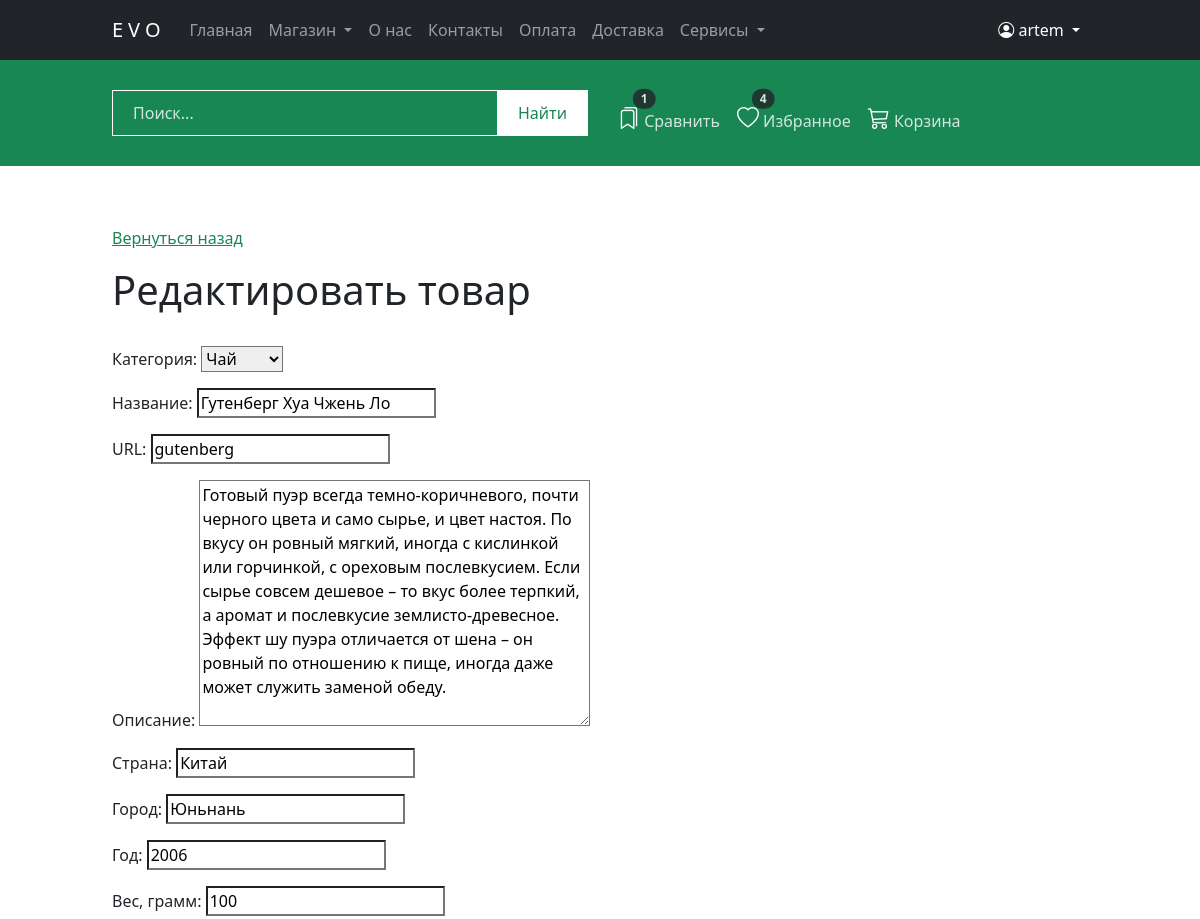
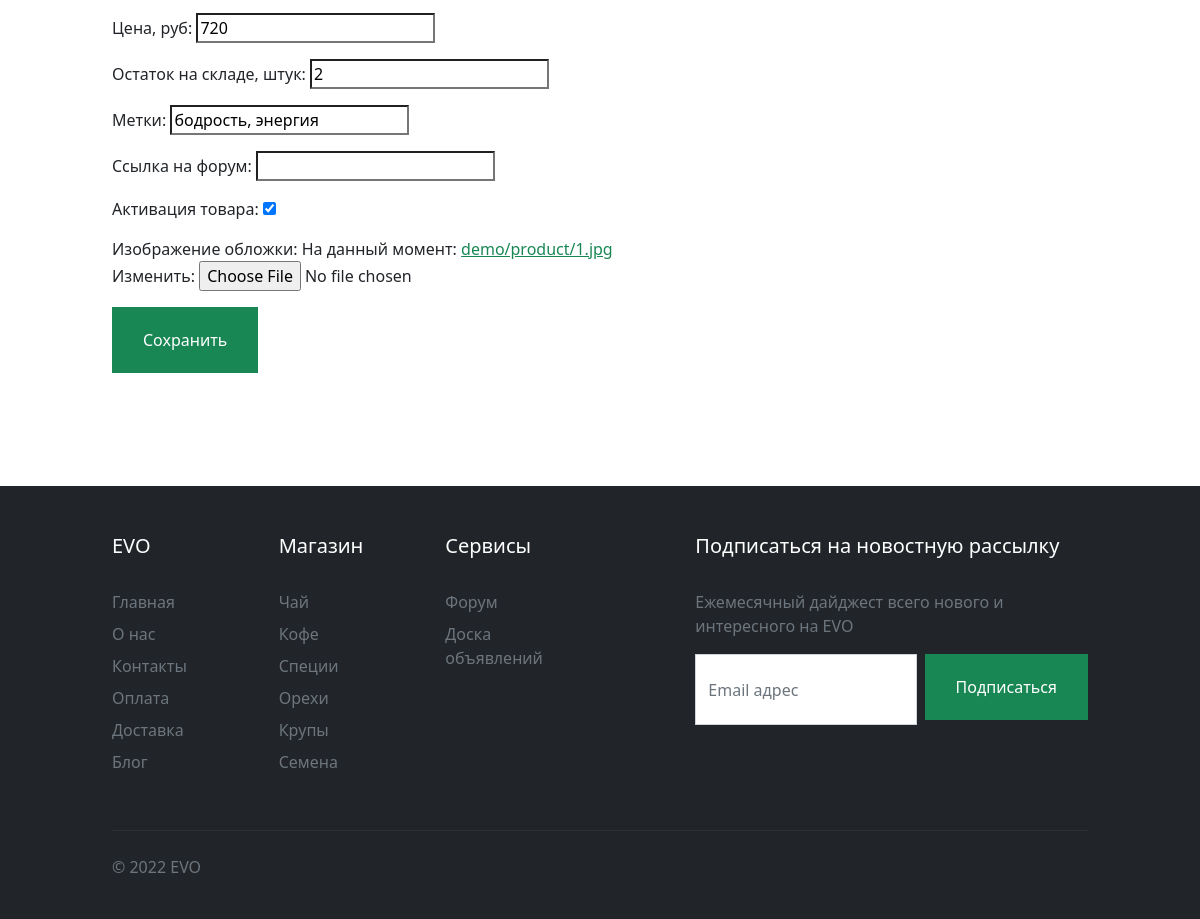
The page /catalog/product/gutenberg/edit_product/ (signed in) on the database its author committed (2 pictures, top to bottom).
### apps/core/models.py (models this page shows, shortened)
class Product(models.Model):
    class Meta:
        verbose_name = 'Товар'
        verbose_name_plural = 'Товары'
        index_together = (('id', 'slug'),)
        ordering = ('-created',)
    category = models.ForeignKey(Category, on_delete=models.CASCADE, related_name='products', verbose_name='Категория')
    name = models.CharField(max_length=50, db_index=True, verbose_name='Название')
    slug = models.SlugField(max_length=200, db_index=True, verbose_name="URL")
    desc = models.TextField(verbose_name='Описание')
    country = models.CharField(max_length=50, blank=True, null=True, default=None, verbose_name='Страна')
    town = models.CharField(max_length=50, blank=True, null=True, default=None, verbose_name='Город')
    year = models.CharField(max_length=50, blank=True, null=True, default=None, verbose_name='Год')
    volume = models.IntegerField(verbose_name='Вес, грамм')
    price = models.DecimalField(max_digits=10, decimal_places=0, verbose_name='Цена, руб')
    stock = models.PositiveIntegerField(verbose_name='Остаток на складе, штук')
    tag = models.CharField(max_length=100, blank=True, null=True, default=None, verbose_name='Метки')
    talk_forum = models.URLField(blank=True, null=True, default=None, verbose_name='Ссылка на форум')
    is_active = models.BooleanField(default=True, verbose_name="Активация товара")
    image = models.ImageField(upload_to='product/', verbose_name='Изображение обложки')
    created = models.DateTimeField(auto_now_add=True, verbose_name='Дата создания')
    updated = models.DateTimeField(auto_now=True, verbose_name='Дата изменения')

class Category(models.Model):
    class Meta:
        verbose_name = 'Категория'
        verbose_name_plural = 'Категории'
    name = models.CharField(max_length=20, db_index=True, verbose_name='Категория')
    slug = models.SlugField(max_length=200, db_index=True, unique=True, verbose_name="URL")
    is_active = models.BooleanField(default=True, verbose_name="Активация категории")
    created = models.DateTimeField(auto_now_add=True, auto_now=False, verbose_name='Дата создания')
    updated = models.DateTimeField(auto_now_add=False, auto_now=True, verbose_name='Дата изменения')
    image = models.ImageField(upload_to='category/', verbose_name='Изображение категории')
    url = models.CharField(max_length=30, blank=True, null=True, default=None, verbose_name='Ссылка на Категорию')
    def __str__(self):
        return self.name

### apps/core/views.py (the view, shortened to what this page needs)
# urls.py: path('catalog/product/<slug:slug>/edit_product/', views.EditProductView.as_view(), name='edit_product'),
class EditProductView(SuccessMessageMixin, LoginRequiredMixin, UpdateView):
    model = Product
    template_name = 'core/edit_product.html'
    form_class = ProductForm
    success_url = reverse_lazy('edit_product')
    success_message = 'Товар обновлён'

### apps/core/forms.py
class ProductForm(forms.ModelForm):
    class Meta:
        model = Product
        fields = '__all__'
        widgets = {
            'description': forms.Textarea(attrs={'class': 'form-control'}),
        }

### apps/cart/cart.py (called while the page is built)
    def __len__(self):
        return sum(item['quantity'] for item in self.cart.values())

### apps/cart/context_processors.py (called while the page is built)
def cart(request):
    return {'cart': Cart(request)}

### apps/templates/core/edit_product.html (shortened to what this page needs)
{% extends 'layouts/base.html' %}
{% load  static %}
{% block content %}
    <section id="prod" class="paddingTopBottom">
        <div class="container">
            <div class="row">
                <div class="col">
                    <p><a href="{% url 'product' product.slug %}">Вернуться назад</a></p>
                    <h1>Редактировать товар</h1>
                    <form action="" method="POST" enctype="multipart/form-data">
                        {{ form.as_p }}
                        <button type="submit" class="btn btn-success btnS">Сохранить</button>
                    </form>
                </div>
            </div>
        </div>
    </section>
{% endblock %}

### apps/templates/includes/navigation.html (shortened to what this page needs)
<nav id="navbar" class="navbar navbar-expand-lg navbar-dark bg-dark">
    <div class="container">
        <a class="navbar-brand" href="{% url 'main' %}">EVO</a>
        <div class="collapse navbar-collapse" id="navbarNav">
            <ul class="navbar-nav me-auto mb-2 mb-lg-0">
                <li class="nav-item">
                    <a class="nav-link" href="{% url 'main' %}">Главная</a>
                </li>
                <li class="nav-item dropdown">
                    <a class="nav-link dropdown-toggle" href="" id="navbarDropdownMenuLink1"
                       role="button"
                       data-bs-toggle="dropdown" aria-expanded="false">
                        Магазин
                    </a>
                </li>
                <li class="nav-item">
                    <a href="{% url 'about' %}" class="nav-link">О нас</a>
                </li>
                <li class="nav-item">
                    <a href="{% url 'contacts' %}" class="nav-link">Контакты</a>
                </li>
                <li class="nav-item">
                    <a href="#" class="nav-link">Оплата</a>
                </li>
                <li class="nav-item">
                    <a href="#" class="nav-link">Доставка</a>
                </li>
                <li class="nav-item dropdown">
                    <a class="nav-link dropdown-toggle" href="" id="navbarDropdownMenuLinkService"
                       role="button"
                       data-bs-toggle="dropdown" aria-expanded="false">
                        Сервисы
                    </a>
                </li>
            </ul>
            <div class="navbar-nav text-lg-end">
                <li class="nav-item dropdown">
                    <a class="nav-link dropdown-toggle text-white" href="" id="navbarDropdownMenuLink2"
                       role="button"
                       data-bs-toggle="dropdown" aria-expanded="false">
                        {% if user.is_authenticated %}
                            <i class="bi bi-person-circle"></i> {{ user.username }}
                        {% else %}
                            <i class="bi bi-person-circle"></i> Личный кабинет
                        {% endif %}
                    </a>
                </li>
            </div>
        </div>
    </div>
</nav>

### apps/static/css/style.css (style rules this page uses)
:root { --color-accent: #198754; }
@media (min-width: 1000px) { .container { max-width: 1000px; } }
h1, .h2, .h3, .h4, .h5, .h6, h1, h2, h3, h4, h5, h6 { margin-bottom: 2rem; }
a.active.focus, a.active:focus, a.focus, a:active.focus, a:active:focus, a:focus, button.active.focus, button.active:focus, button.focus, button:active.focus, button:active:focus, button:focus, .btn.active.focus, .btn.active:focus, .btn.focus, .btn:active.focus, .btn:active:focus, .btn:focus, input, textarea, input:active, textarea:active { outline: 0 !important; outline-color: transparent !important; outline-style: none !important; box-shadow: 0 0 0 0 rgba(0, 123, 255, 0) !important; }
a, .btn-link { color: var(--color-accent); }
*, .rounded-3 { -webkit-border-radius: 0 !important; -moz-border-radius: 0 !important; border-radius: 0 !important; }
.paddingTopBottom { padding-top: 5%; padding-bottom: 5%; }
#navbar { padding-top: 10px; padding-bottom: 10px; }
#navbar .navbar-brand { letter-spacing: 5px; }
.btnS { padding: 20px 30px; margin-bottom: 5px; }

### rows shown on the page
Product: category "Чай", slug "gutenberg", desc "Готовый пуэр всегда темно-коричневого, почти черного цвета и само сырье, и цвет настоя. По вкусу он ровный мягкий, иногда с кислинкой или горчинкой, с ореховым послевкусием. Если сырье совсем дешевое – то вкус более терпкий, а аромат и послевкусие землисто-древесное. Эффект шу пуэра отличается от шена – он ровный по отношению к пище, иногда даже может служить заменой обеду.", country "Китай", town "Юньнань", year "2006", volume "100", price "720", stock "2", tag "бодрость, энергия", is_active "☑"
Category: name "Гутенберг Хуа Чжень Ло"

### other values the page prints
{{ user.username }} "artem"
